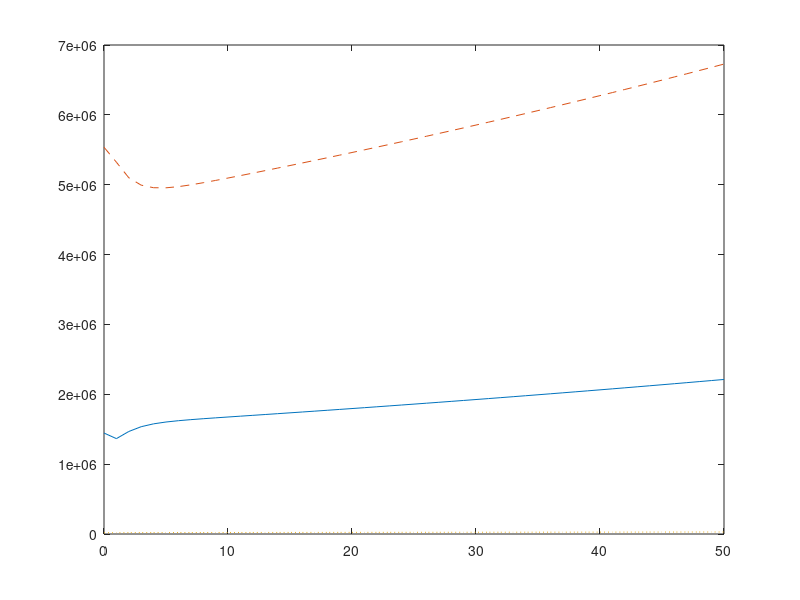

Write the MATLAB code that produced this figure.
% Years taken into consideration for the projection
years = 50;

% Creation of three zero row vectors based on loggerhead turtle's life stages
hatchling = zeros(1, years+1);
youth = zeros(1,years+1);
adult = zeros(1, years+1);

% Initialize the defined row vectors with initial values
hatchling(1) = 1445570;
youth (1) = 5536790;
adult(1) = 17640;

% For loop to predict calculate the future projection of each stage upto the
% number of years entered by the user
for i = 1:years
    hatchling(i+1) = (77.4*adult(i));
    youth(i+1) = (0.675*hatchling(i)) + (0.785*youth(i));
    adult(i+1) = (0.000847*youth(i)) + (0.809*adult(i));
end

% plotting the predicted evolution of each stages on single axis
plot(0:years, hatchling, 0:years, youth,'--', 0:years, adult,':')
